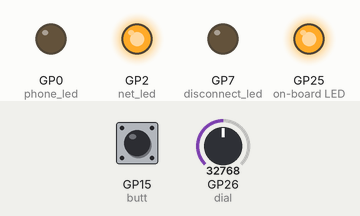
The program below on a simulated Raspberry Pi Pico running MicroPython. Shown: output pins drawn as LEDs (lit = HIGH). Inputs (shaded band) come from the test bench; at power-on: GP26 (dial) = 32768, GP15 (butt) HIGH (analog values on the 0–65535 scale).

Above: at 1.2 s.
1.3 s: GP26 (dial) set to 38624
2.8 s: GP26 (dial) set to 40000
At 3.5 s:
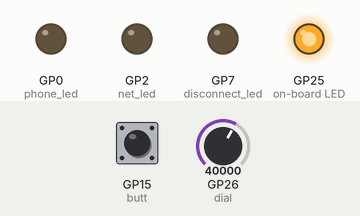
4.3 s: GP26 (dial) set to 19660
At 4.8 s:
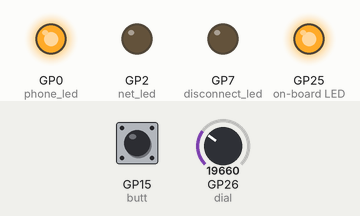
7.4 s: GP26 (dial) set to 20272
At 8.5 s:
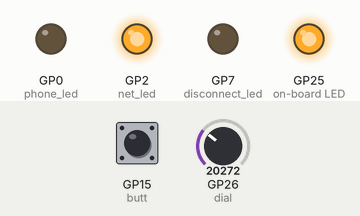
Timing chart, 0 to 10.4 s (numbered marks = the images above; inputs shaded):
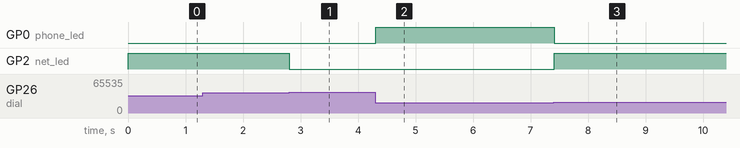

Measured:
- the behaviour switches between 39312 and 39328 on GP26 (dial) (found by bisection; images 0 and 1)
- the behaviour switches between 19660 and 19664 on GP26 (dial) (found by bisection; images 2 and 3)
- after the input at 2.8 s, GP2 (net_led): HIGH → LOW at once
- after the input at 4.3 s, GP0 (phone_led): LOW → HIGH at once
- after the input at 7.4 s, GP0 (phone_led): HIGH → LOW at once; GP2 (net_led): LOW → HIGH at once

The program:

fyp-controller-code.py
```python
from picozero import Pot, pico_led, Button, LED

from time import sleep

pico_led.on()

dial = Pot(26)
butt = Button(15)

phone_led = LED(0)
net_led = LED(2)
disconnect_led = LED(7)

status = "status : negative"


#this function is used to determine the action choice based on the knob value
def knob_pick():

    phone_led.off()
    net_led.off()
    disconnect_led.off()

    if dial.value < 0.3:
        knobStatus = "PHONE HELP"
        phone_led.on()
        #turn on leftmost led
    elif dial.value > 0.3 and dial.value < 0.6:
        knobStatus = "NET HELP"
        net_led.on()
        #turn on middle led
    else:
        knobStatus = "DISCONNECT"
        #disconnect_led.on()
        #turn on rightmost led
    return knobStatus

while True:
    #print(dial.value)

    status = knob_pick()

    if butt.is_pressed:
        print(status)

    sleep(0.1)
```
